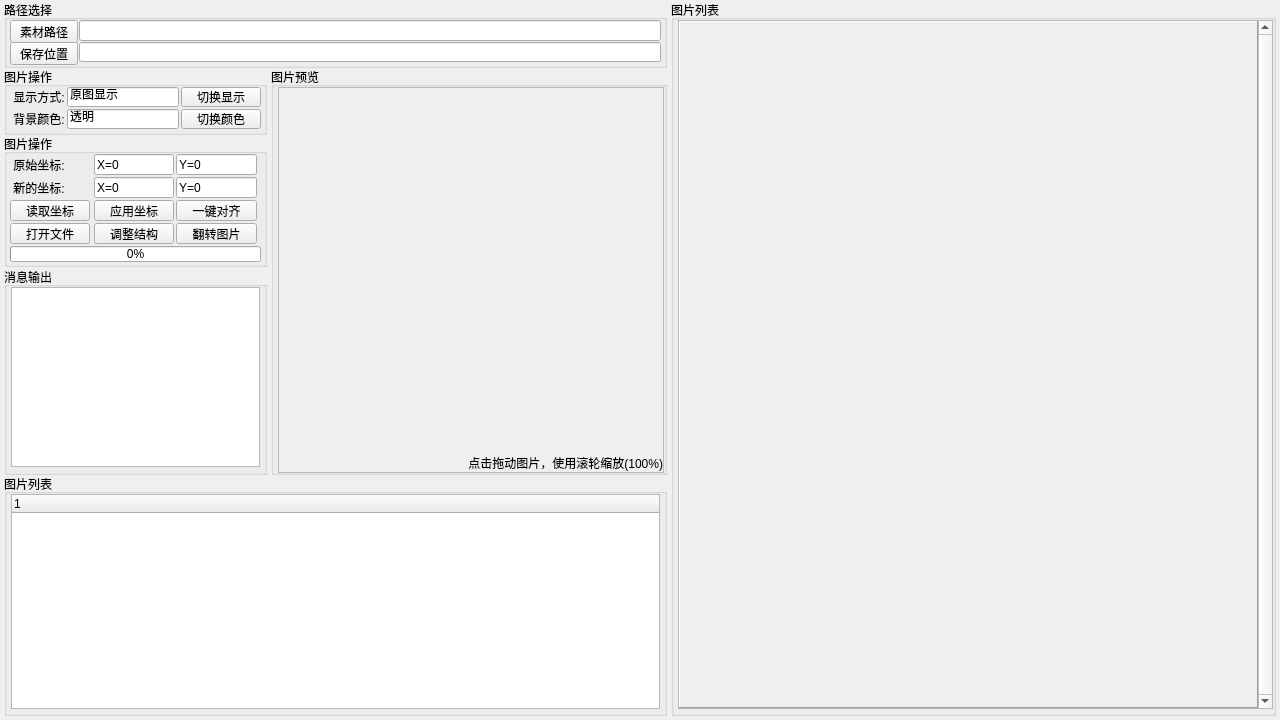
<?xml version="1.0" encoding="UTF-8"?>
<ui version="4.0">
 <author>zijun</author>
 <class>MainForm</class>
 <widget class="QWidget" name="MainForm">
  <property name="enabled">
   <bool>true</bool>
  </property>
  <property name="geometry">
   <rect>
    <x>0</x>
    <y>0</y>
    <width>1280</width>
    <height>720</height>
   </rect>
  </property>
  <property name="minimumSize">
   <size>
    <width>1280</width>
    <height>720</height>
   </size>
  </property>
  <property name="maximumSize">
   <size>
    <width>1280</width>
    <height>720</height>
   </size>
  </property>
  <property name="windowTitle">
   <string>序列帧图片翻转工具</string>
  </property>
  <property name="windowIcon">
   <iconset>
    <normaloff>:/picture/icon.ico</normaloff>:/picture/icon.ico</iconset>
  </property>
  <widget class="QGroupBox" name="groupPath">
   <property name="geometry">
    <rect>
     <x>4</x>
     <y>0</y>
     <width>663</width>
     <height>68</height>
    </rect>
   </property>
   <property name="minimumSize">
    <size>
     <width>0</width>
     <height>68</height>
    </size>
   </property>
   <property name="maximumSize">
    <size>
     <width>16777215</width>
     <height>68</height>
    </size>
   </property>
   <property name="title">
    <string>路径选择</string>
   </property>
   <layout class="QGridLayout" name="groupPathLayout">
    <property name="leftMargin">
     <number>3</number>
    </property>
    <property name="topMargin">
     <number>0</number>
    </property>
    <property name="rightMargin">
     <number>3</number>
    </property>
    <property name="bottomMargin">
     <number>3</number>
    </property>
    <property name="spacing">
     <number>1</number>
    </property>
    <item row="1" column="1">
     <widget class="QLineEdit" name="inputSavePath"/>
    </item>
    <item row="0" column="1">
     <widget class="QLineEdit" name="inputImgPath"/>
    </item>
    <item row="0" column="0">
     <widget class="QPushButton" name="btnImgPath">
      <property name="minimumSize">
       <size>
        <width>68</width>
        <height>23</height>
       </size>
      </property>
      <property name="maximumSize">
       <size>
        <width>68</width>
        <height>23</height>
       </size>
      </property>
      <property name="text">
       <string>素材路径</string>
      </property>
     </widget>
    </item>
    <item row="1" column="0">
     <widget class="QPushButton" name="btnSavePath">
      <property name="minimumSize">
       <size>
        <width>68</width>
        <height>23</height>
       </size>
      </property>
      <property name="maximumSize">
       <size>
        <width>68</width>
        <height>23</height>
       </size>
      </property>
      <property name="text">
       <string>保存位置</string>
      </property>
     </widget>
    </item>
   </layout>
  </widget>
  <widget class="QGroupBox" name="groupProgress">
   <property name="geometry">
    <rect>
     <x>4</x>
     <y>134</y>
     <width>263</width>
     <height>133</height>
    </rect>
   </property>
   <property name="title">
    <string>图片操作</string>
   </property>
   <layout class="QGridLayout" name="gridLayout">
    <property name="leftMargin">
     <number>3</number>
    </property>
    <property name="topMargin">
     <number>0</number>
    </property>
    <property name="rightMargin">
     <number>3</number>
    </property>
    <property name="bottomMargin">
     <number>3</number>
    </property>
    <property name="spacing">
     <number>2</number>
    </property>
    <item row="0" column="3">
     <widget class="QLineEdit" name="inputPositionOldY">
      <property name="text">
       <string>Y=0</string>
      </property>
     </widget>
    </item>
    <item row="7" column="0" colspan="6">
     <widget class="QProgressBar" name="barProgress">
      <property name="minimumSize">
       <size>
        <width>0</width>
        <height>16</height>
       </size>
      </property>
      <property name="maximumSize">
       <size>
        <width>16777215</width>
        <height>16</height>
       </size>
      </property>
      <property name="value">
       <number>0</number>
      </property>
      <property name="alignment">
       <set>Qt::AlignCenter</set>
      </property>
     </widget>
    </item>
    <item row="1" column="2">
     <widget class="QLineEdit" name="inputPositionNewX">
      <property name="text">
       <string>X=0</string>
      </property>
     </widget>
    </item>
    <item row="1" column="3">
     <widget class="QLineEdit" name="inputPositionNewY">
      <property name="text">
       <string>Y=0</string>
      </property>
     </widget>
    </item>
    <item row="0" column="0" colspan="2">
     <widget class="QLabel" name="labelPositionOld">
      <property name="text">
       <string> 原始坐标:</string>
      </property>
     </widget>
    </item>
    <item row="0" column="2">
     <widget class="QLineEdit" name="inputPositionOldX">
      <property name="text">
       <string>X=0</string>
      </property>
     </widget>
    </item>
    <item row="2" column="0">
     <widget class="QPushButton" name="btnReadPosition">
      <property name="text">
       <string>读取坐标</string>
      </property>
     </widget>
    </item>
    <item row="2" column="2">
     <widget class="QPushButton" name="btnApplyPosition">
      <property name="text">
       <string>应用坐标</string>
      </property>
     </widget>
    </item>
    <item row="2" column="3">
     <widget class="QPushButton" name="btnAutoAlignment">
      <property name="text">
       <string>一键对齐</string>
      </property>
     </widget>
    </item>
    <item row="5" column="0">
     <widget class="QPushButton" name="btnOpenFolder">
      <property name="text">
       <string>打开文件</string>
      </property>
     </widget>
    </item>
    <item row="5" column="2">
     <widget class="QPushButton" name="btnChangeStructure">
      <property name="text">
       <string>调整结构</string>
      </property>
     </widget>
    </item>
    <item row="5" column="3">
     <widget class="QPushButton" name="btnImgReverse">
      <property name="text">
       <string>翻转图片</string>
      </property>
     </widget>
    </item>
    <item row="1" column="0">
     <widget class="QLabel" name="labelPositionNew">
      <property name="text">
       <string> 新的坐标:</string>
      </property>
     </widget>
    </item>
   </layout>
  </widget>
  <widget class="QGroupBox" name="groupMessage">
   <property name="geometry">
    <rect>
     <x>4</x>
     <y>267</y>
     <width>263</width>
     <height>208</height>
    </rect>
   </property>
   <property name="title">
    <string>消息输出</string>
   </property>
   <layout class="QGridLayout" name="groupMessageLayout">
    <property name="leftMargin">
     <number>4</number>
    </property>
    <property name="topMargin">
     <number>0</number>
    </property>
    <property name="rightMargin">
     <number>4</number>
    </property>
    <property name="bottomMargin">
     <number>5</number>
    </property>
    <property name="spacing">
     <number>0</number>
    </property>
    <item row="0" column="0">
     <widget class="QTextEdit" name="inputMessage">
      <property name="readOnly">
       <bool>true</bool>
      </property>
      <property name="textInteractionFlags">
       <set>Qt::TextSelectableByMouse</set>
      </property>
     </widget>
    </item>
   </layout>
  </widget>
  <widget class="QGroupBox" name="groupListImg">
   <property name="geometry">
    <rect>
     <x>4</x>
     <y>474</y>
     <width>663</width>
     <height>242</height>
    </rect>
   </property>
   <property name="title">
    <string>图片列表</string>
   </property>
   <layout class="QGridLayout" name="groupListImgLayout">
    <property name="leftMargin">
     <number>4</number>
    </property>
    <property name="topMargin">
     <number>0</number>
    </property>
    <property name="rightMargin">
     <number>4</number>
    </property>
    <property name="bottomMargin">
     <number>4</number>
    </property>
    <property name="spacing">
     <number>1</number>
    </property>
    <item row="0" column="0">
     <widget class="QTreeWidget" name="listImgTree">
      <property name="enabled">
       <bool>true</bool>
      </property>
      <property name="sizeAdjustPolicy">
       <enum>QAbstractScrollArea::AdjustToContentsOnFirstShow</enum>
      </property>
      <column>
       <property name="text">
        <string notr="true">1</string>
       </property>
      </column>
     </widget>
    </item>
   </layout>
  </widget>
  <widget class="QGroupBox" name="groupImgTable">
   <property name="geometry">
    <rect>
     <x>671</x>
     <y>0</y>
     <width>605</width>
     <height>716</height>
    </rect>
   </property>
   <property name="minimumSize">
    <size>
     <width>605</width>
     <height>0</height>
    </size>
   </property>
   <property name="maximumSize">
    <size>
     <width>605</width>
     <height>16777215</height>
    </size>
   </property>
   <property name="title">
    <string>图片列表</string>
   </property>
   <layout class="QGridLayout" name="groupImgSmallLayout">
    <property name="leftMargin">
     <number>4</number>
    </property>
    <property name="topMargin">
     <number>0</number>
    </property>
    <property name="rightMargin">
     <number>4</number>
    </property>
    <property name="bottomMargin">
     <number>4</number>
    </property>
    <property name="spacing">
     <number>1</number>
    </property>
    <item row="0" column="0">
     <widget class="QScrollArea" name="scrollImgTable">
      <property name="minimumSize">
       <size>
        <width>595</width>
        <height>0</height>
       </size>
      </property>
      <property name="maximumSize">
       <size>
        <width>595</width>
        <height>16777215</height>
       </size>
      </property>
      <property name="verticalScrollBarPolicy">
       <enum>Qt::ScrollBarAlwaysOn</enum>
      </property>
      <property name="horizontalScrollBarPolicy">
       <enum>Qt::ScrollBarAlwaysOff</enum>
      </property>
      <property name="widgetResizable">
       <bool>true</bool>
      </property>
      <property name="alignment">
       <set>Qt::AlignLeading|Qt::AlignLeft|Qt::AlignTop</set>
      </property>
      <widget class="QWidget" name="scrollImgTableWidget">
       <property name="geometry">
        <rect>
         <x>0</x>
         <y>0</y>
         <width>576</width>
         <height>693</height>
        </rect>
       </property>
       <layout class="QGridLayout" name="scrollAreaImgSmallWidgetLayout">
        <property name="leftMargin">
         <number>0</number>
        </property>
        <property name="topMargin">
         <number>0</number>
        </property>
        <property name="rightMargin">
         <number>0</number>
        </property>
        <property name="bottomMargin">
         <number>0</number>
        </property>
        <property name="spacing">
         <number>0</number>
        </property>
        <item row="0" column="0">
         <widget class="QLabel" name="labelImgTableBack">
          <property name="frameShape">
           <enum>QFrame::Panel</enum>
          </property>
          <property name="frameShadow">
           <enum>QFrame::Raised</enum>
          </property>
          <property name="alignment">
           <set>Qt::AlignLeading|Qt::AlignLeft|Qt::AlignTop</set>
          </property>
         </widget>
        </item>
       </layout>
      </widget>
     </widget>
    </item>
   </layout>
  </widget>
  <widget class="QGroupBox" name="groupImgPreview">
   <property name="geometry">
    <rect>
     <x>271</x>
     <y>67</y>
     <width>396</width>
     <height>408</height>
    </rect>
   </property>
   <property name="minimumSize">
    <size>
     <width>396</width>
     <height>408</height>
    </size>
   </property>
   <property name="maximumSize">
    <size>
     <width>396</width>
     <height>408</height>
    </size>
   </property>
   <property name="title">
    <string>图片预览</string>
   </property>
   <layout class="QGridLayout" name="groupImgBigLayout" columnstretch="3">
    <property name="sizeConstraint">
     <enum>QLayout::SetNoConstraint</enum>
    </property>
    <property name="leftMargin">
     <number>4</number>
    </property>
    <property name="topMargin">
     <number>0</number>
    </property>
    <property name="rightMargin">
     <number>4</number>
    </property>
    <property name="bottomMargin">
     <number>4</number>
    </property>
    <property name="spacing">
     <number>1</number>
    </property>
    <item row="0" column="0">
     <widget class="QScrollArea" name="scrollImgPreview">
      <property name="minimumSize">
       <size>
        <width>386</width>
        <height>386</height>
       </size>
      </property>
      <property name="maximumSize">
       <size>
        <width>386</width>
        <height>386</height>
       </size>
      </property>
      <property name="cursor" stdset="0">
       <cursorShape>SizeAllCursor</cursorShape>
      </property>
      <property name="verticalScrollBarPolicy">
       <enum>Qt::ScrollBarAlwaysOff</enum>
      </property>
      <property name="horizontalScrollBarPolicy">
       <enum>Qt::ScrollBarAlwaysOff</enum>
      </property>
      <property name="widgetResizable">
       <bool>true</bool>
      </property>
      <widget class="QWidget" name="scrollImgPreviewWidget">
       <property name="geometry">
        <rect>
         <x>0</x>
         <y>0</y>
         <width>384</width>
         <height>384</height>
        </rect>
       </property>
       <layout class="QGridLayout" name="scrollAreaImgBigWidgetLayout">
        <property name="leftMargin">
         <number>0</number>
        </property>
        <property name="topMargin">
         <number>0</number>
        </property>
        <property name="rightMargin">
         <number>0</number>
        </property>
        <property name="bottomMargin">
         <number>0</number>
        </property>
        <property name="spacing">
         <number>0</number>
        </property>
        <item row="0" column="0">
         <widget class="QLabel" name="labelImgPreviewText">
          <property name="text">
           <string>点击拖动图片，使用滚轮缩放(100%)</string>
          </property>
          <property name="alignment">
           <set>Qt::AlignBottom|Qt::AlignRight|Qt::AlignTrailing</set>
          </property>
         </widget>
        </item>
       </layout>
       <widget class="QLabel" name="labelImgPreviewShow">
        <property name="geometry">
         <rect>
          <x>0</x>
          <y>0</y>
          <width>384</width>
          <height>384</height>
         </rect>
        </property>
        <property name="alignment">
         <set>Qt::AlignCenter</set>
        </property>
       </widget>
       <widget class="QLabel" name="labelImgPreviewBack">
        <property name="geometry">
         <rect>
          <x>0</x>
          <y>0</y>
          <width>384</width>
          <height>384</height>
         </rect>
        </property>
        <property name="alignment">
         <set>Qt::AlignLeading|Qt::AlignLeft|Qt::AlignTop</set>
        </property>
       </widget>
       <zorder>labelImgPreviewBack</zorder>
       <zorder>labelImgPreviewShow</zorder>
       <zorder>labelImgPreviewText</zorder>
      </widget>
     </widget>
    </item>
   </layout>
  </widget>
  <widget class="QGroupBox" name="groupDisplaySetting">
   <property name="geometry">
    <rect>
     <x>4</x>
     <y>67</y>
     <width>263</width>
     <height>68</height>
    </rect>
   </property>
   <property name="title">
    <string>图片操作</string>
   </property>
   <layout class="QGridLayout" name="gridLayout_2">
    <property name="leftMargin">
     <number>3</number>
    </property>
    <property name="topMargin">
     <number>0</number>
    </property>
    <property name="rightMargin">
     <number>3</number>
    </property>
    <property name="bottomMargin">
     <number>3</number>
    </property>
    <property name="spacing">
     <number>2</number>
    </property>
    <item row="2" column="0">
     <widget class="QLabel" name="labelDisplayColor">
      <property name="text">
       <string> 背景颜色:</string>
      </property>
     </widget>
    </item>
    <item row="0" column="1" colspan="2">
     <widget class="QLineEdit" name="inputDisplayType">
      <property name="text">
       <string>原图显示</string>
      </property>
      <property name="readOnly">
       <bool>true</bool>
      </property>
     </widget>
    </item>
    <item row="0" column="3">
     <widget class="QPushButton" name="btnChangeDisplayType">
      <property name="text">
       <string>切换显示</string>
      </property>
     </widget>
    </item>
    <item row="2" column="1" colspan="2">
     <widget class="QLineEdit" name="inputDisplayColor">
      <property name="text">
       <string>透明</string>
      </property>
      <property name="readOnly">
       <bool>true</bool>
      </property>
     </widget>
    </item>
    <item row="0" column="0">
     <widget class="QLabel" name="labelDisplayType">
      <property name="text">
       <string> 显示方式:</string>
      </property>
     </widget>
    </item>
    <item row="2" column="3">
     <widget class="QPushButton" name="btnChangeDisplayColor">
      <property name="text">
       <string>切换颜色</string>
      </property>
     </widget>
    </item>
   </layout>
  </widget>
 </widget>
 <resources>
  <include location="resources.resources.qrc"/>
 </resources>
 <connections/>
</ui>
